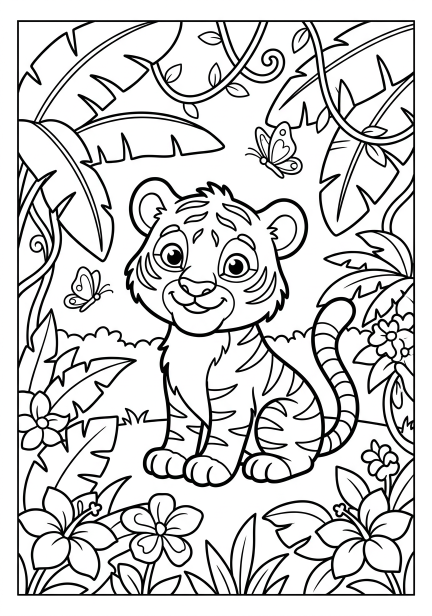
#> input picture coloring_book/raw/page01.png, 864 x 1232 px (shown at 1/2 size); its folder holds only this picture in this run
$ python prep_pages.py
#> lines starting #> are read from the running program, lines starting #| are printed output that depends on the picture; after the words box and inside, x2 and y2 are one past the last pixel; in counts of white or black regions, pixels touching at a corner belong together
#!/usr/bin/env python3
"""Print-prep for the Animal Coloring Book pages 1-20.

Input : coloring_book/raw/pageNN.png (AI-generated line art)
Output: coloring_book/final/pageNN.png   (A4 @ 300 DPI, pure black/white, framed)
        Animal_Coloring_Book_Pages_1-10.pdf
        Animal_Coloring_Book_Pages_11-20.pdf
        Animal_Coloring_Book_Complete_1-20.pdf
        Animal_Coloring_Book_Pages_11-20_PNG.zip
"""
import glob
import os
import sys
import zipfile

import numpy as np
from PIL import Image, ImageDraw, ImageFilter, ImageFont

RAW = "raw"
OUT = "final"
W, H = 2480, 3508  # A4 @ 300 DPI
THRESHOLD = 160    # everything darker becomes black, lighter becomes white
FRAME_INSET = 45
FRAME_WIDTH = 12
SAFE = 95          # keep artwork at least this far from the page edges (inside the frame)
FONT_PATH = "/usr/share/fonts/truetype/dejavu/DejaVuSans-Bold.ttf"
PAGE_FONT_SIZE = 110

os.makedirs(OUT, exist_ok=True)


def dilate(mask, k):
    """Grow the black mask by k 1-px layers (8-connectivity) via numpy shifts."""
    m = mask
    for _ in range(k):
        p = np.pad(m, 1, mode="constant", constant_values=False)
        m = (p[1:-1, 1:-1] | p[0:-2, 1:-1] | p[2:, 1:-1] | p[1:-1, 0:-2] |
             p[1:-1, 2:] | p[0:-2, 0:-2] | p[0:-2, 2:] | p[2:, 0:-2] | p[2:, 2:])
    return m


def prepare(page_path, page_num):
#> called with page_path = 'raw/page01.png', page_num = 1
    im = Image.open(page_path).convert("L")
    w, h = im.size
    scale = min(W / w, H / h, (W - 2 * SAFE) / w, (H - 2 * SAFE) / h)  # fit fully inside frame
    im = im.resize((int(round(w * scale)), int(round(h * scale))), Image.LANCZOS)
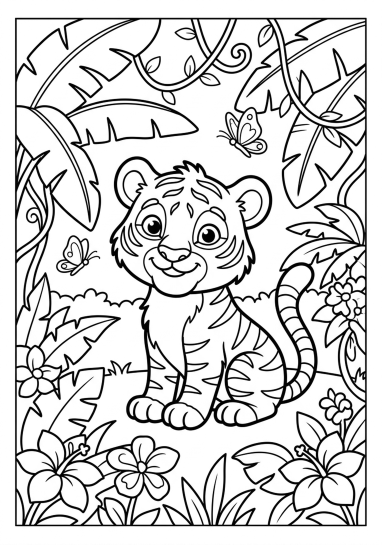
#> im: PIL image 2290x3265 L (shown at 1/6 size); min 0, max 255, mean 211
    a = np.array(im)

    black = a < THRESHOLD
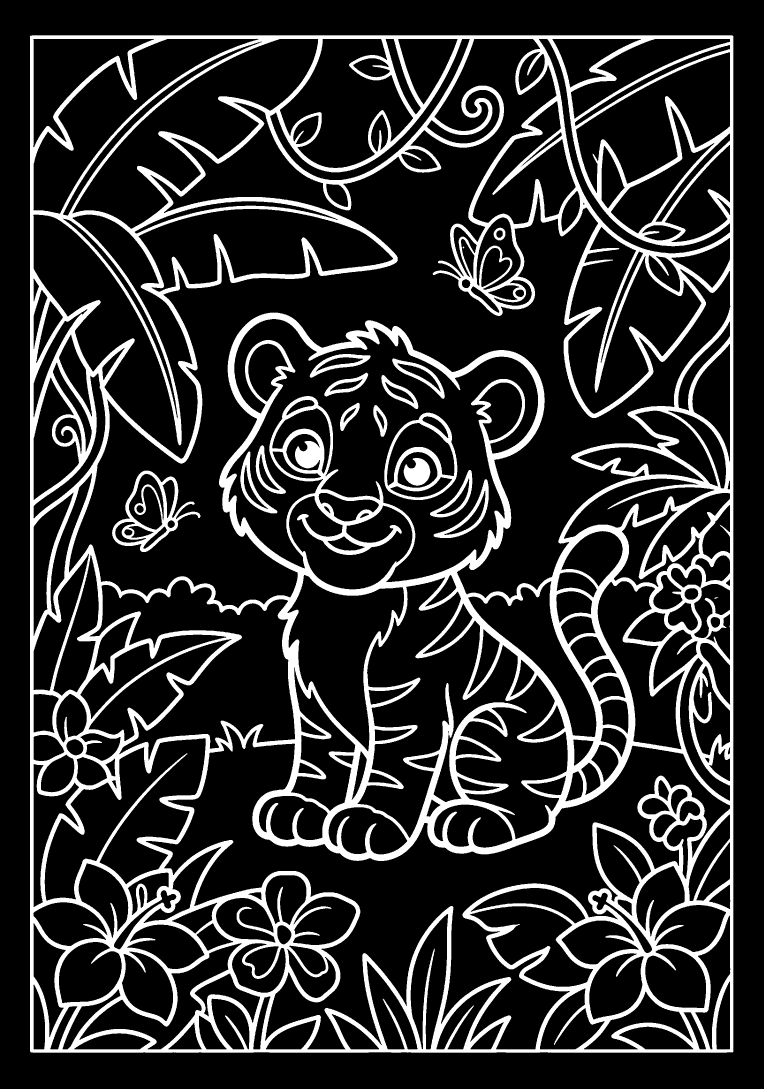
#> black: shape (3265, 2290) bool (shown at 1/3 size); 18.3% white; 17 white regions, largest, box (x1, y1, x2, y2) and area: (90, 106, 2200, 3158) 1300450, (336, 1412, 602, 1656) 14888, (1153, 1238, 1372, 1500) 13779
    # remove isolated specks (median 3x3 on the binary mask)
    bimg = Image.fromarray((black * 255).astype(np.uint8)).filter(ImageFilter.MedianFilter(size=3))
#> bimg: PIL image 2290x3265 L; 18.3% white; 17 white regions (1 under 20 px), largest, box (x1, y1, x2, y2) and area: (90, 106, 2200, 3158) 1301028, (336, 1412, 602, 1656) 14904, (1153, 1238, 1372, 1500) 13786
    black = np.array(bimg) > 127
    # thicken thin/faint lines slightly so they survive printing with crayons/markers
    black = dilate(black, 2)
#> the loop in dilate, `for _ in range(k):` made 2 passes
#> pass 1, in dilate, `m = (p[1:-1, 1:-1] | p[0:-2, 1:-1] | p[2:, 1:-1] | p[1:-1, 0:-2] | p[1..`:
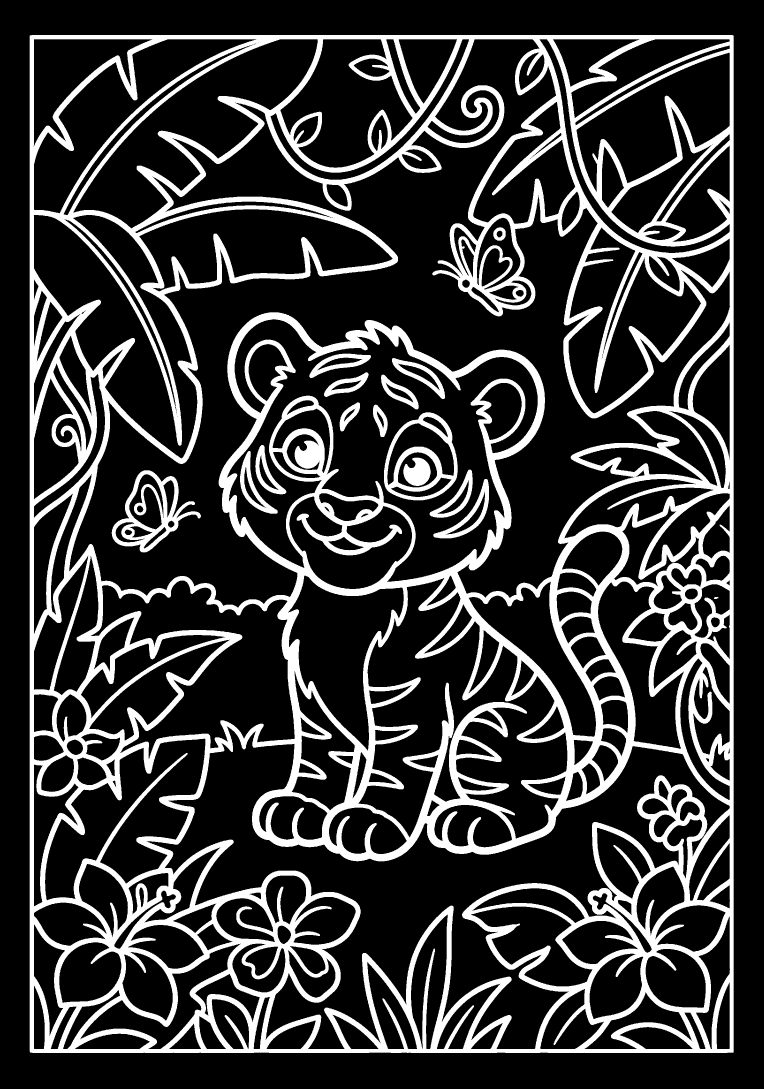
#> m: shape (3265, 2290) bool (shown at 1/3 size); 21.8% white; 16 white regions, largest, box (x1, y1, x2, y2) and area: (89, 105, 2201, 3159) 1546700, (335, 1411, 603, 1657) 18874, (1152, 1237, 1373, 1501) 16949

    # center on a pure-white A4 canvas
    canvas = np.ones((H, W), dtype=bool)
    hh, ww = black.shape
    y0, x0 = (H - hh) // 2, (W - ww) // 2
    canvas[y0:y0 + hh, x0:x0 + ww] = ~black
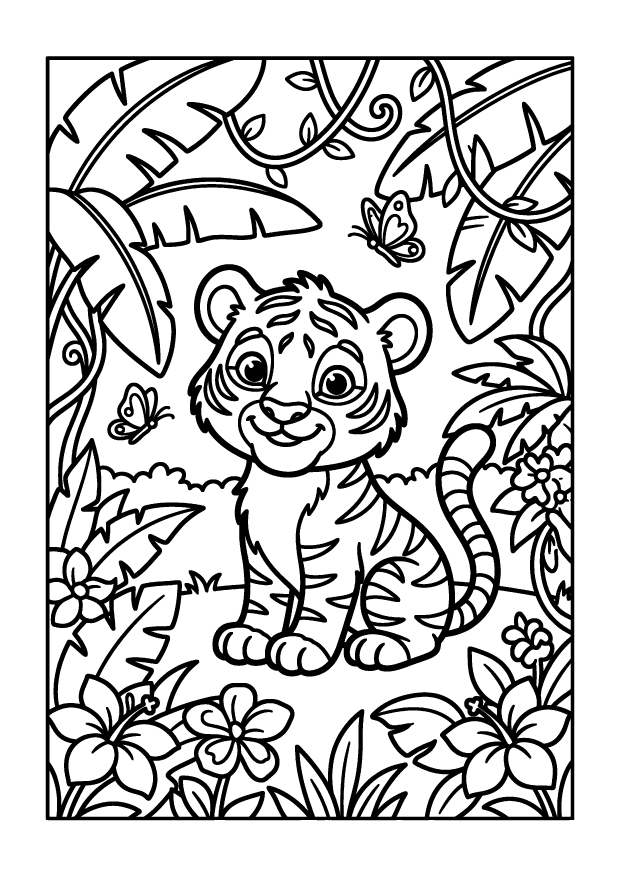
#> canvas: shape (3508, 2480) bool (shown at 1/4 size); 78.3% white; 16 black regions, largest, box (x1, y1, x2, y2) and area: (183, 225, 2297, 3281) 1787508, (429, 1531, 699, 1779) 22709, (1246, 1357, 1469, 1623) 20076

    img = Image.fromarray((canvas * 255).astype(np.uint8), mode="L")
    img = img.convert("RGB")
    d = ImageDraw.Draw(img)
    # thin black border frame (classic coloring-book page frame)
    d.rectangle([FRAME_INSET, FRAME_INSET, W - FRAME_INSET - 1, H - FRAME_INSET - 1],
                outline=0, width=FRAME_WIDTH)
    # page number, centered in the bottom margin of the frame
    font = ImageFont.truetype(FONT_PATH, PAGE_FONT_SIZE)
    label = str(page_num)
    bbox = d.textbbox((0, 0), label, font=font)
#> bbox = (0, 23, 77, 103)
    tw, th = bbox[2] - bbox[0], bbox[3] - bbox[1]
#> tw = 77; th = 80
    tx = (W - tw) / 2 - bbox[0]
#> tx = 1201.5
    ty = H - FRAME_INSET - FRAME_WIDTH - th - 40 - bbox[1]
#> ty = 3308
    d.text((tx, ty), label, font=font, fill=0)

    # final hard threshold: eliminate any anti-aliasing from text/frame drawing
    arr = np.array(img.convert("L"))
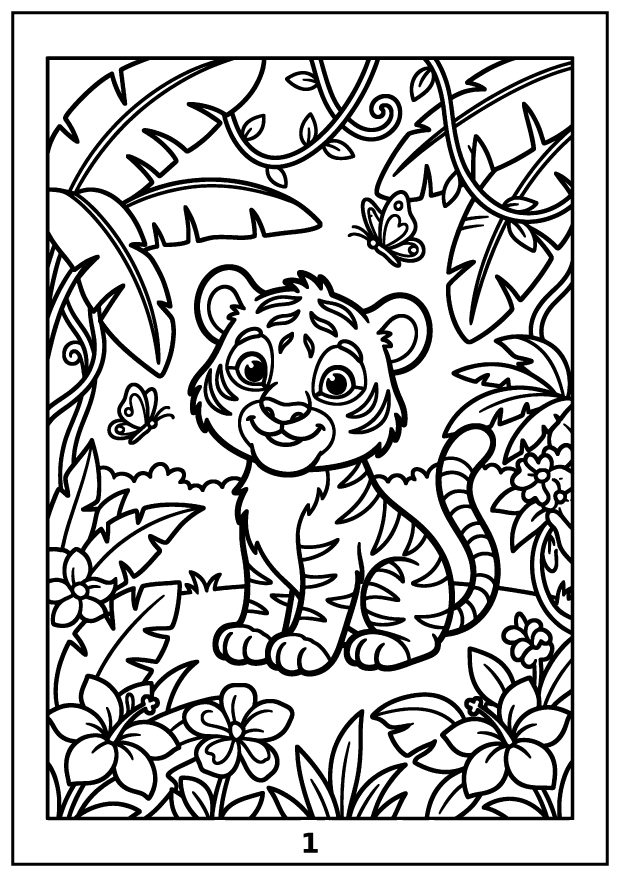
#> arr: shape (3508, 2480) (shown at 1/4 size); min 0, max 255, mean 195.6
    arr = np.where(arr >= 128, 255, 0).astype(np.uint8)
#> arr: shape (3508, 2480); 76.7% white; 18 black regions, largest, box (x1, y1, x2, y2) and area: (183, 225, 2297, 3281) 1787508, (45, 45, 2435, 3463) 138816, (429, 1531, 699, 1779) 22709
    img = Image.fromarray(arr, mode="L").convert("RGB")
    img.info["dpi"] = (300, 300)

    out_path = os.path.join(OUT, f"page{page_num:02d}.png")
    img.save(out_path)
    return img, out_path, black


def write_pdf(path, finals, dpi=300.0):
    finals[0].save(path, save_all=True, append_images=finals[1:], resolution=dpi)
    print("PDF written:", path, os.path.getsize(path), "bytes")


def main():
    pages = sorted(glob.glob(os.path.join(RAW, "page*.png")))
    num = lambda p: int(os.path.basename(p)[4:6])

    images = {}  # page_num -> PIL image
    print(f"{'page':6s} {'black%':>7s} {'ink bbox (x0,y0,x1,y1)':>30s}")
    for p in pages:
        n = num(p)
        img, out_path, black = prepare(p, n)
#> out_path = 'final/page01.png'
        images[n] = img
        nz = np.argwhere(black)
#> nz = 1886256 pairs, first value 104 to 3159, second value 88 to 2201
        bbox = (nz[:, 1].min(), nz[:, 0].min(), nz[:, 1].max(), nz[:, 0].max()) if len(nz) else None
#> bbox = (88, 104, 2201, 3159)
        print(f"page{n:02d}  {black.mean()*100:6.2f}%  {bbox}")
#| page01   25.23%  (88, 104, 2201, 3159)

    ordered = [images[n] for n in sorted(images)]
#> ordered = 1 item
    # PDFs for each 10-page block
    blocks = [(1, 10), (11, 20), (21, 30), (31, 40), (41, 50)]
    for lo, hi in blocks:
        if len(ordered) >= hi:
            write_pdf(f"Animal_Coloring_Book_Pages_{lo}-{hi}.pdf", ordered[lo - 1:hi])
    # complete book
    if len(ordered) >= 50:
        write_pdf("Animal_Coloring_Book_Complete_1-50.pdf", ordered)

    # PNG zips per block (skip the first block, already shipped as 1-10 zip)
    for lo, hi in blocks[1:]:
        if len(ordered) >= hi:
            zpath = f"Animal_Coloring_Book_Pages_{lo}-{hi}_PNG.zip"
            with zipfile.ZipFile(zpath, "w", zipfile.ZIP_DEFLATED) as z:
                for n in range(lo, hi + 1):
                    z.write(os.path.join(OUT, f"page{n:02d}.png"), f"page{n:02d}.png")
            print("ZIP written:", zpath, os.path.getsize(zpath), "bytes")


if __name__ == "__main__":
    sys.exit(main())
#> (the program exits here)

$ run again, on coloring_book/raw/page05.png
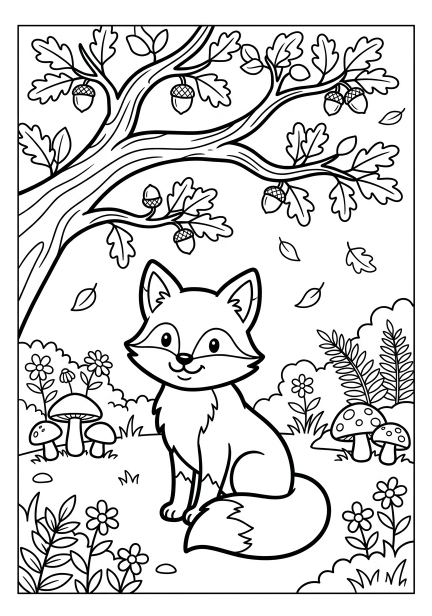
#> input picture coloring_book/raw/page05.png, 864 x 1232 px (shown at 1/2 size)
#> in prepare, `black = a < THRESHOLD`:
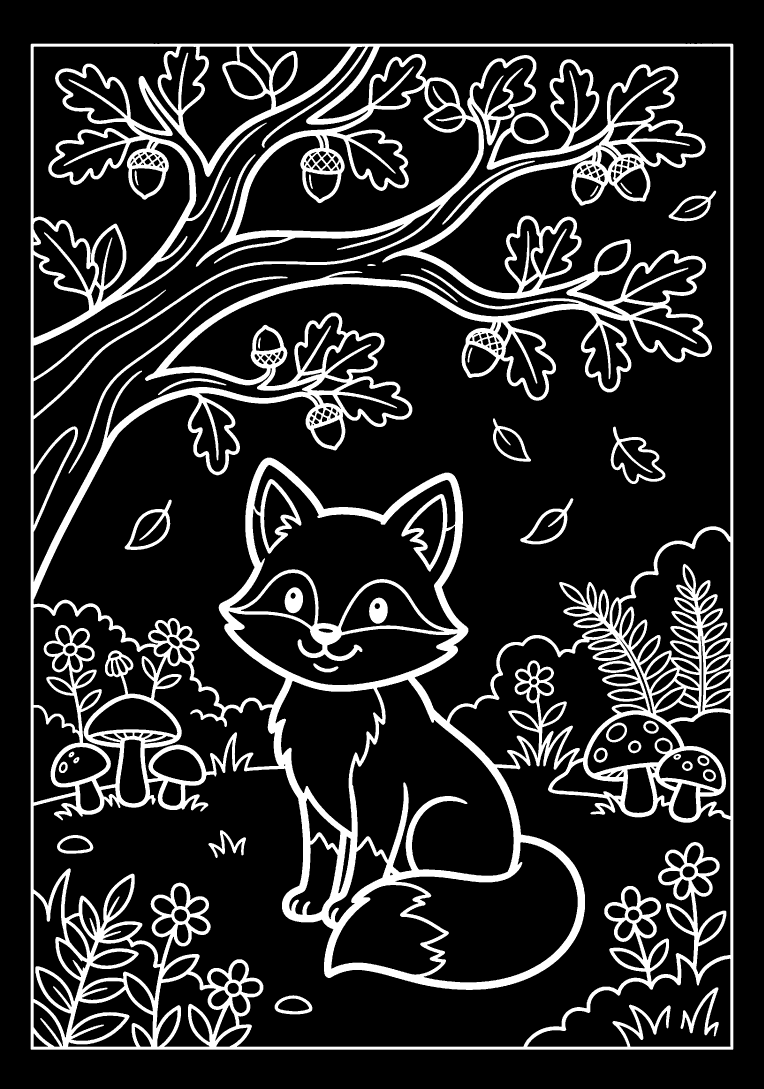
#> black: shape (3265, 2290) bool (shown at 1/3 size); 16.3% white; 36 white regions, largest, box (x1, y1, x2, y2) and area: (92, 131, 2200, 3149) 1155492, (205, 829, 863, 1420) 7875, (1832, 1280, 1996, 1452) 6013
#> bimg: PIL image 2290x3265 L; 16.3% white; 36 white regions, largest, box (x1, y1, x2, y2) and area: (92, 131, 2200, 3149) 1156418, (206, 829, 863, 1420) 7878, (1832, 1280, 1996, 1452) 6016
#> canvas: shape (3508, 2480) bool; 80.3% white; 33 black regions, largest, box (x1, y1, x2, y2) and area: (185, 250, 2297, 3272) 1616403, (299, 948, 960, 1543) 12886, (1925, 1399, 2093, 1575) 9660
#> in prepare, `bbox = d.textbbox((0, 0), label, font=font)`: bbox = (0, 23, 77, 105)
#> tw = 77; th = 82
#> tx = 1201.5
#> ty = 3306
#> in prepare, `arr = np.array(img.convert("L"))`:
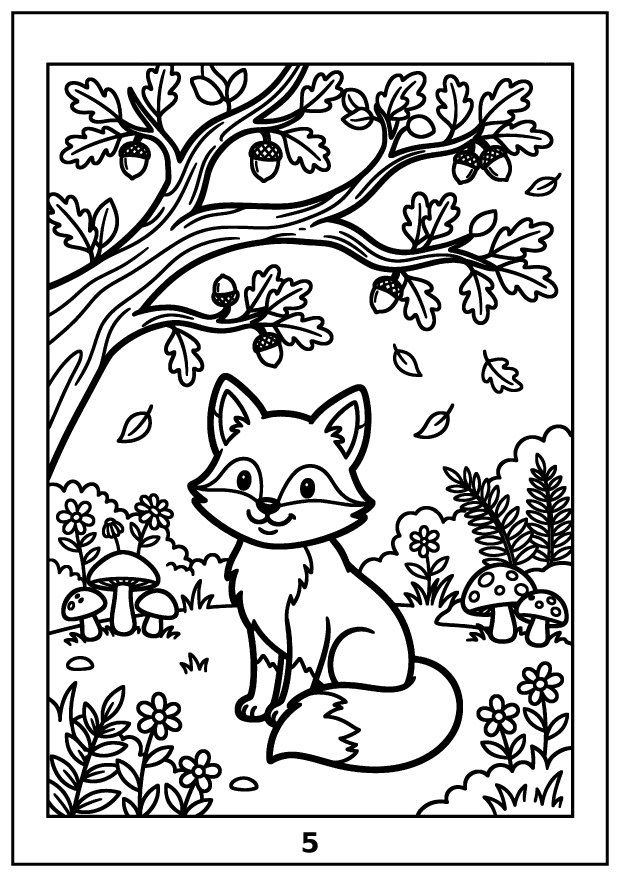
#> arr: shape (3508, 2480) (shown at 1/4 size); min 0, max 255, mean 200.6
#> out_path = 'final/page05.png'
#> nz = 1715687 pairs, first value 129 to 3150, second value 90 to 2201
#> in main, `bbox = (nz[:, 1].min(), nz[:, 0].min(), nz[:, 1].max(), nz[:, 0].max()..`: bbox = (90, 129, 2201, 3150)
#| page05   22.95%  (90, 129, 2201, 3150)
#> ordered = 1 item
